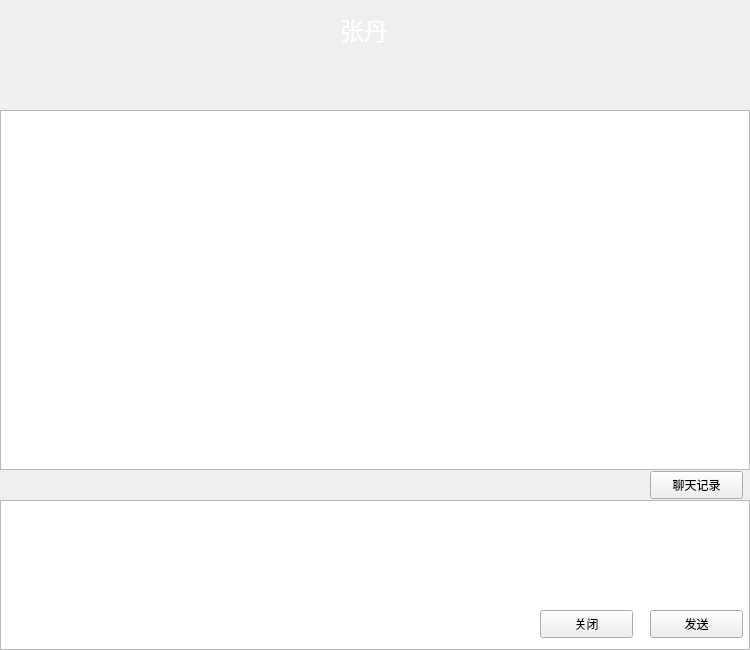
<?xml version="1.0" encoding="UTF-8"?>
<ui version="4.0">
 <class>Form</class>
 <widget class="QWidget" name="Form">
  <property name="geometry">
   <rect>
    <x>0</x>
    <y>0</y>
    <width>750</width>
    <height>650</height>
   </rect>
  </property>
  <property name="minimumSize">
   <size>
    <width>750</width>
    <height>650</height>
   </size>
  </property>
  <property name="maximumSize">
   <size>
    <width>1000</width>
    <height>1000</height>
   </size>
  </property>
  <property name="windowTitle">
   <string>Form</string>
  </property>
  <widget class="QFrame" name="frame">
   <property name="geometry">
    <rect>
     <x>0</x>
     <y>0</y>
     <width>750</width>
     <height>650</height>
    </rect>
   </property>
   <property name="minimumSize">
    <size>
     <width>750</width>
     <height>650</height>
    </size>
   </property>
   <property name="maximumSize">
    <size>
     <width>750</width>
     <height>650</height>
    </size>
   </property>
   <widget class="QLabel" name="label">
    <property name="geometry">
     <rect>
      <x>0</x>
      <y>0</y>
      <width>750</width>
      <height>60</height>
     </rect>
    </property>
    <property name="minimumSize">
     <size>
      <width>750</width>
      <height>60</height>
     </size>
    </property>
    <property name="maximumSize">
     <size>
      <width>750</width>
      <height>60</height>
     </size>
    </property>
    <property name="text">
     <string/>
    </property>
    <property name="pixmap">
     <pixmap resource="pics.qrc">:/pics/1.png</pixmap>
    </property>
   </widget>
   <widget class="QTextBrowser" name="textBrowser">
    <property name="geometry">
     <rect>
      <x>0</x>
      <y>110</y>
      <width>750</width>
      <height>360</height>
     </rect>
    </property>
    <property name="minimumSize">
     <size>
      <width>750</width>
      <height>360</height>
     </size>
    </property>
    <property name="maximumSize">
     <size>
      <width>750</width>
      <height>360</height>
     </size>
    </property>
    <property name="html">
     <string>&lt;!DOCTYPE HTML PUBLIC &quot;-//W3C//DTD HTML 4.0//EN&quot; &quot;http://www.w3.org/TR/REC-html40/strict.dtd&quot;&gt;
&lt;html&gt;&lt;head&gt;&lt;meta name=&quot;qrichtext&quot; content=&quot;1&quot; /&gt;&lt;style type=&quot;text/css&quot;&gt;
p, li { white-space: pre-wrap; }
&lt;/style&gt;&lt;/head&gt;&lt;body style=&quot; font-family:'SimSun'; font-size:9pt; font-weight:400; font-style:normal;&quot;&gt;
&lt;p style=&quot; margin-top:0px; margin-bottom:0px; margin-left:0px; margin-right:0px; -qt-block-indent:0; text-indent:0px;&quot;&gt;&lt;img src=&quot;:/pics/3.png&quot; /&gt;&lt;/p&gt;&lt;/body&gt;&lt;/html&gt;</string>
    </property>
   </widget>
   <widget class="QTextEdit" name="textEdit">
    <property name="geometry">
     <rect>
      <x>0</x>
      <y>500</y>
      <width>750</width>
      <height>150</height>
     </rect>
    </property>
    <property name="minimumSize">
     <size>
      <width>750</width>
      <height>150</height>
     </size>
    </property>
    <property name="maximumSize">
     <size>
      <width>750</width>
      <height>150</height>
     </size>
    </property>
   </widget>
   <widget class="QLabel" name="label_2">
    <property name="geometry">
     <rect>
      <x>0</x>
      <y>470</y>
      <width>750</width>
      <height>30</height>
     </rect>
    </property>
    <property name="minimumSize">
     <size>
      <width>750</width>
      <height>30</height>
     </size>
    </property>
    <property name="maximumSize">
     <size>
      <width>750</width>
      <height>30</height>
     </size>
    </property>
    <property name="text">
     <string/>
    </property>
    <property name="pixmap">
     <pixmap resource="pics.qrc">:/pics/4.png</pixmap>
    </property>
   </widget>
   <widget class="QLabel" name="label_3">
    <property name="geometry">
     <rect>
      <x>340</x>
      <y>10</y>
      <width>70</width>
      <height>40</height>
     </rect>
    </property>
    <property name="minimumSize">
     <size>
      <width>70</width>
      <height>40</height>
     </size>
    </property>
    <property name="maximumSize">
     <size>
      <width>70</width>
      <height>40</height>
     </size>
    </property>
    <property name="font">
     <font>
      <family>Alibaba PuHuiTi</family>
      <pointsize>18</pointsize>
     </font>
    </property>
    <property name="text">
     <string>&lt;html&gt;&lt;head/&gt;&lt;body&gt;&lt;p&gt;&lt;span style=&quot; color:#ffffff;&quot;&gt;张丹&lt;/span&gt;&lt;/p&gt;&lt;/body&gt;&lt;/html&gt;</string>
    </property>
   </widget>
   <widget class="QPushButton" name="pushButton">
    <property name="geometry">
     <rect>
      <x>540</x>
      <y>610</y>
      <width>93</width>
      <height>28</height>
     </rect>
    </property>
    <property name="text">
     <string>关闭</string>
    </property>
   </widget>
   <widget class="QPushButton" name="pushButton_2">
    <property name="geometry">
     <rect>
      <x>650</x>
      <y>610</y>
      <width>93</width>
      <height>28</height>
     </rect>
    </property>
    <property name="text">
     <string>发送</string>
    </property>
   </widget>
   <widget class="QLabel" name="label_4">
    <property name="geometry">
     <rect>
      <x>0</x>
      <y>60</y>
      <width>750</width>
      <height>50</height>
     </rect>
    </property>
    <property name="minimumSize">
     <size>
      <width>750</width>
      <height>50</height>
     </size>
    </property>
    <property name="maximumSize">
     <size>
      <width>750</width>
      <height>50</height>
     </size>
    </property>
    <property name="text">
     <string/>
    </property>
    <property name="pixmap">
     <pixmap resource="pics.qrc">:/pics/5.png</pixmap>
    </property>
   </widget>
   <widget class="QPushButton" name="pushButton_3">
    <property name="geometry">
     <rect>
      <x>650</x>
      <y>471</y>
      <width>93</width>
      <height>28</height>
     </rect>
    </property>
    <property name="text">
     <string>聊天记录</string>
    </property>
   </widget>
  </widget>
 </widget>
 <resources>
  <include location="pics.qrc"/>
 </resources>
 <connections/>
</ui>
